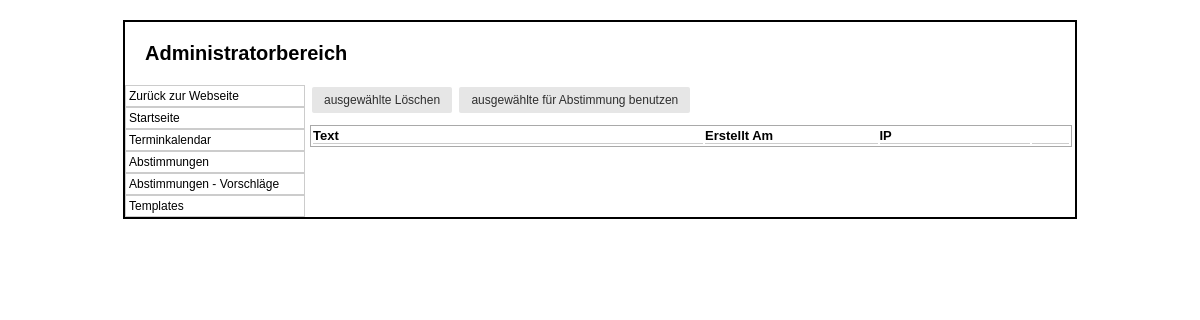
Page /admin/vorschlaege.php on the earlier database version.
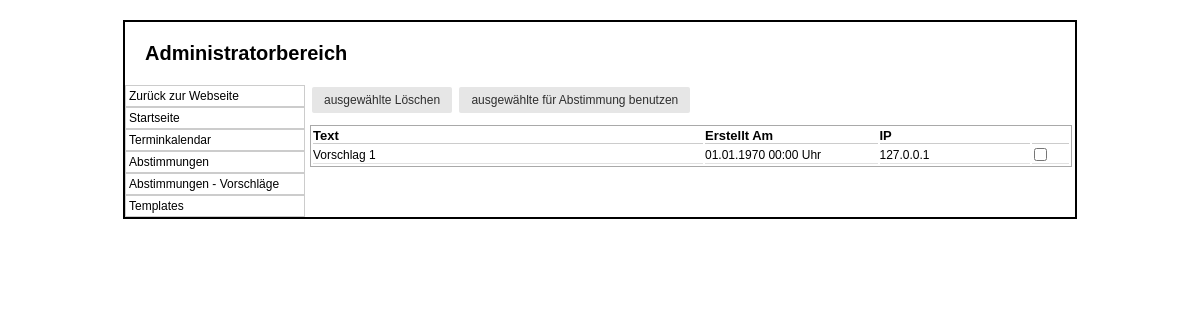
Same page on the later database version.
### tables this page shows
CREATE TABLE IF NOT EXISTS `abstimmung_vorschlaege` (
  `ID` int(11) NOT NULL AUTO_INCREMENT,
  `Text` varchar(100) NOT NULL,
  `Name` varchar(100) DEFAULT NULL,
  `IP` varchar(15) NOT NULL,
  `ErstelltAm` datetime DEFAULT NULL,
  PRIMARY KEY (`ID`)
);

### class/mysqli.class.php (called while the page is built, shortened)
<?php
class MysqliDb
{
    protected static $_prefix;
    protected $_mysqli;
    protected $_query;
    protected $_where = array();
    protected $_orderBy = array();
    protected $_groupBy = array();
    protected $host;
    protected $username;
    protected $password;
    protected $db;
    protected $port;
    public function __construct($host = NULL, $username = NULL, $password = NULL, $db = NULL, $port = NULL)
    {
        $this->host = $host;
        $this->username = $username;
        $this->password = $password;
        $this->db = $db;
        if($port == NULL)
            $this->port = ini_get ('mysqli.default_port');
        else
            $this->port = $port;
    }
    public function connect()
    {
        $this->_mysqli = new mysqli ($this->host, $this->username, $this->password, $this->db, $this->port)
            or die('There was a problem connecting to the database');
        $this->_mysqli->set_charset ('utf8');
    }
    protected function reset()
    {
        $this->_where = array();
        $this->_orderBy = array();
        $this->_groupBy = array();
        $this->_query = null;
    }
    public function setPrefix($prefix = '')
    {
        self::$_prefix = $prefix;
        return $this;
    }
    public function get($tableName, $numRows = null, $columns = '*')
    {
        $column = is_array($columns) ? implode(', ', $columns) : $columns;
        $this->_query = "SELECT $column FROM " .self::$_prefix . $tableName;
        $stmt = $this->_buildQuery($numRows);
        $stmt->execute();
        return $this->_dynamicBindResults($stmt);
    }
    public function orderBy($orderByField, $orderbyDirection = "DESC")
    {
        $orderbyDirection = strtoupper (trim ($orderbyDirection));
        $orderByField = preg_replace ("/[^-a-z0-9\.\(\),_]+/i",'', $orderByField);
        $this->_orderBy[$orderByField] = $orderbyDirection;
        return $this;
    }
    protected function _buildQuery($numRows = null, $tableData = null)
    {
        $stmt = $this->_prepareQuery();
        return $stmt;
    }
    protected function _dynamicBindResults(mysqli_stmt $stmt)
    {
        $parameters = array();
        $results = array();
        $meta = $stmt->result_metadata();
        $row = array();
        while ($field = $meta->fetch_field()) {
            $row[$field->name] = null;
            $parameters[] = & $row[$field->name];
        }
        call_user_func_array(array($stmt, 'bind_result'), $parameters);
        while ($stmt->fetch()) {
            $x = array();
            foreach ($row as $key => $val) {
                $x[$key] = $val;
            }
            array_push($results, $x);
        }
        return $results;
    }
    protected function _buildTableData ($tableData) {
        if (!is_array ($tableData))
            return;
        $this->_query = rtrim($this->_query, ', ');
    }
    protected function _buildWhere () {
        if (empty ($this->_where))
            return;
        $this->_query .= ' WHERE ';
        $this->_where[0][0] = '';
    }
    protected function _buildGroupBy () {
        if (empty ($this->_groupBy))
            return;
        $this->_query .= " GROUP BY ";
        $this->_query = rtrim($this->_query, ', ') . " ";
    }
    protected function _buildOrderBy () {
        $this->_query .= " ORDER BY ";
        foreach ($this->_orderBy as $prop => $value)
            $this->_query .= $prop . " " . $value . ", ";
        $this->_query = rtrim ($this->_query, ', ') . " ";
    }
    protected function _prepareQuery()
    {
        if (!$stmt = $this->_mysqli->prepare($this->_query)) {
            trigger_error("Problem preparing query ($this->_query) " . $this->_mysqli->error, E_USER_ERROR);
        }
        return $stmt;
    }
    protected function replacePlaceHolders ($str, $vals) {
        $newStr = "";
        return $newStr;
    }
}

### db_connect.php (called while the page is built, shortened)
<?php
include_once 'class/mysqli.class.php';
$db		= new MysqliDb(HOST,USER,PASSWORD,DATABASE);
?>

### admin/vorschlaege.php (the view, shortened to what the changed rows need)
<?php
require_once('../db_connect.php');
$inhalt = null;
if(isset($_POST['add_abstimmung'])) {
	$text_abstimmung	= $_POST['text_abstimmung'];
	$vorschlag_name		= $_POST['vorschlag_name'];
	$vorschlag_stimmen	= $_POST['vorschlag_stimmen'];
	$gueltig_bis		= date('Y-m-d', strtotime($_POST['gueltig_bis_date'])).' '.date('H:i:s', strtotime($_POST['gueltig_bis_time']));
	$count				= count($vorschlag_name);
	$data = Array ("Bezeichnung"	=> $text_abstimmung, "ErstelltAm" => date('Y-m-d H:i:s', time()), "GueltigBis" => $gueltig_bis);
	$id = $db->insert(T_ABSTIMMUNG, $data);
	for($i = 0;$i < $count;$i++) {
		$data = Array ("Name" => $vorschlag_name[$i], "Abstimmung_ID" => $id,"Stimmen" => $vorschlag_stimmen[$i]);
		$db->insert(T_ABSTIMMUNG_TITEL, $data);
	}
	header("Location:vorschlaege.php?abs_add_ok");
}
else {
	$cols			= array("ID", "Text", "IP", "ErstelltAm");
	$db->orderBy("ErstelltAm", "DESC");
	$abstimmungen	= $db->get(T_ABSTIMMUNG_VORSCHLAEGE, null, $cols);
	$inhalt .= '<form method="POST" action="vorschlaege.php">
					<input type="submit" value="ausgewählte Löschen" class="btn" name="do[0]">
					<input type="submit" value="ausgewählte für Abstimmung benutzen" class="btn" name="do[1]">
	<table class="standard">
		<thead>
			<th>Text</th>
			<th width="23%">Erstellt Am</th>
			<th width="20%">IP</th>
			<th width="5%"></th>
		</thead>';
	foreach ($abstimmungen as $vorschlag) {
		$inhalt .= '<tr>
			<td>'.$vorschlag['Text'].'</td>
			<td>'.date('d.m.Y H:i', strtotime($vorschlag['ErstelltAm'])).' Uhr</td>
			<td>'.$vorschlag['IP'].'</a>
			<td><input type="checkbox" name="vorschlag[]" value="'.$vorschlag['ID'].'"></td>
		</tr>';
	}
	$inhalt .= '</table></form>';
}
?>
<html>
<head>
	<link rel="stylesheet" type="text/css" href="style.css">
	<link rel="stylesheet" href="../css/tcal.css">
</head>
<body>
	<div id="container">
		<div id="header">
			<h1>Administratorbereich</h1>
		</div>
		<div id="content">
		<?php
			echo $inhalt;
		?>
		</div>
	</div>
</body>
</html>

Differences in the rows shown:
added abstimmung_vorschlaege: Text "Vorschlag 1", ErstelltAm "01.01.1970 00:00", IP "127.0.0.1"
